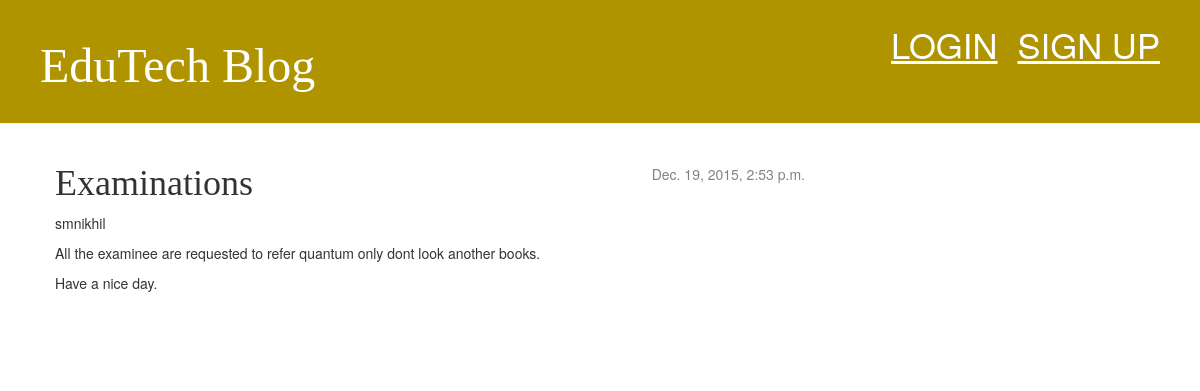
The app's page /post/2/ with its own data.
### blog/models.py (models this page shows, shortened)
class Post(models.Model):
    author = models.ForeignKey('auth.User')
    title = models.CharField(max_length=200)
    text = models.TextField()
    created_date = models.DateTimeField(
            default=timezone.now)
    published_date = models.DateTimeField(
            blank=True, null=True)

### blog/views.py (the view)
# urls.py: url(r'^post/(?P<pk>[0-9]+)/$', views.post_detail, name='post_detail'),
def post_detail(request, pk):
    post = get_object_or_404(Post, pk=pk)
    return render(request, 'blog/post_detail.html', {'post': post})

### blog/templates/blog/post_detail.html (shortened to what this page needs)
{% extends 'blog/base.html' %}
{% block content %}
    <div class="post">
        {% if post.published_date %}
            <div class="date">
                {{ post.published_date }}
            </div>
        {% endif %}
        <h1>{{ post.title }}</h1>
		<p> {{ post.author }}</p>
        <p> {{ post.text|linebreaks }}</p>
    </div>
{% endblock %}

### blog/static/css/blog.css (style rules this page uses)
h1, h2, h3, h4 { font-family: 'Lobster', cursive; }
.date { float: right; color: #828282; }
.post { margin-bottom: 70px; }

### records on screen
Post: published_date "Dec. 19, 2015, 2:53 p.m.", title "Examinations", author "smnikhil", text "All the examinee are requested to refer quantum only dont look another books. Have a nice day."
